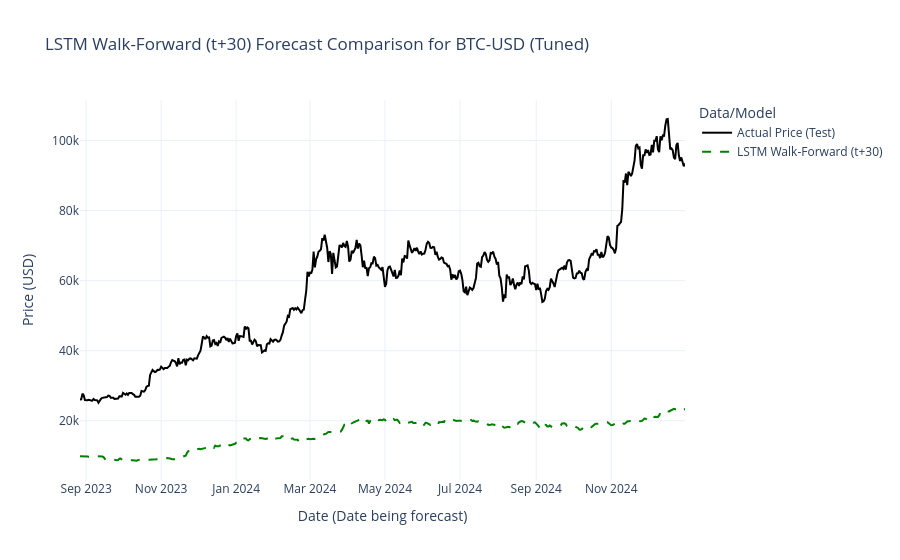

Here is the notebook cell this chart was saved with:
### Markdown cell above
## 13. Visualize Walk-Forward Results (t+h)

### Code cell
print("\n--- Plotting Walk-Forward Forecasts ---")
prediction_dates = test_data_full.index[h-1:]
# Align plot data if lengths mismatch (shouldn't happen with correct n_test calc)
if len(prediction_dates) != len(lstm_walk_forward_predictions_h_step):
     min_plot_len = min(len(prediction_dates), len(lstm_walk_forward_predictions_h_step))
     prediction_dates = prediction_dates[:min_plot_len]
     plot_predictions = lstm_walk_forward_predictions_h_step[:min_plot_len]
     plot_actuals = y_test_actual_h_step[:min_plot_len]
else:
     plot_predictions = lstm_walk_forward_predictions_h_step
     plot_actuals = y_test_actual_h_step

results_df_wf = pd.DataFrame({
    'Actual': plot_actuals.flatten(),
    f'LSTM (t+{h})': plot_predictions.flatten()
}, index=prediction_dates)

fig = go.Figure()
fig.add_trace(go.Scatter(x=results_df_wf.index, y=results_df_wf['Actual'], mode='lines', name='Actual Price (Test)', line=dict(color='black')))
fig.add_trace(go.Scatter(x=results_df_wf.index, y=results_df_wf[f'LSTM (t+{h})'], mode='lines', name=f'LSTM Walk-Forward (t+{h})', line=dict(color='green', dash='dash')))
fig.update_layout(
    title=f'LSTM Walk-Forward (t+{h}) Forecast Comparison for {ticker} (Tuned)',
    xaxis_title="Date (Date being forecast)", yaxis_title="Price (USD)", legend_title="Data/Model", template="plotly_white"
)
fig.show()

### Figure 1 — Plotly figure (JSON) as saved in the notebook; plotly's stock layout.template omitted (floating-point values rounded to 4 significant figures; data arrays with more than 128 entries replaced by an {"elided": "..."} marker saying what was removed)
{"data": [{"line": {"color": "black"}, "mode": "lines", "name": "Actual Price (Test)", "type": "scatter", "x": {"elided": "493 str values"}, "y": {"elided": "493 float values"}}, {"line": {"color": "green", "dash": "dash"}, "mode": "lines", "name": "LSTM Walk-Forward (t+30)", "type": "scatter", "x": {"elided": "493 str values"}, "y": {"elided": "493 float values"}}], "layout": {"legend": {"title": {"text": "Data/Model"}}, "title": {"text": "LSTM Walk-Forward (t+30) Forecast Comparison for BTC-USD (Tuned)"}, "xaxis": {"title": {"text": "Date (Date being forecast)"}}, "yaxis": {"title": {"text": "Price (USD)"}}}}
